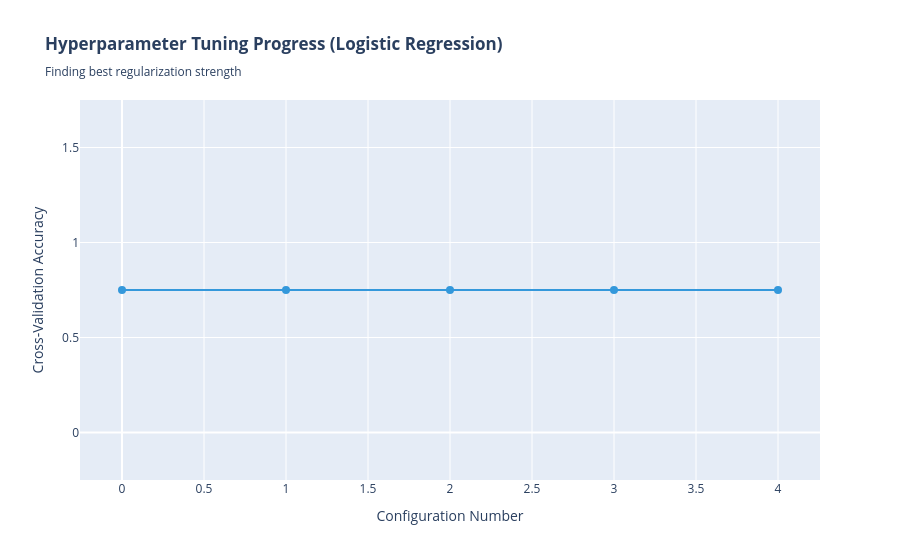

Source (notebook cell):
### Markdown cell above
## HYPERPARAMETER TUNING
HYPERPARAMETER TUNING

### Code cell
lr_params = {
    'C': [0.001, 0.01, 0.1, 1, 10],
    'penalty': ['l2'],
    'solver': ['lbfgs']
}

lr_grid = GridSearchCV(LogisticRegression(random_state=42, max_iter=1000), 
                       lr_params, cv=5, scoring='accuracy', n_jobs=-1)
lr_grid.fit(X_train_scaled, y_train)

rf_params = {
    'n_estimators': [50, 100, 200],
    'max_depth': [5, 10, 15, None],
    'min_samples_split': [2, 5, 10]
}

rf_grid = GridSearchCV(RandomForestClassifier(random_state=42, n_jobs=-1), 
                       rf_params, cv=5, scoring='accuracy', n_jobs=-1)
rf_grid.fit(X_train, y_train)
print(f"Logistic Regression best params: {lr_grid.best_params_}")
print(f"  Best score: {lr_grid.best_score_:.4f}")
print(f"\nRandom Forest best params: {rf_grid.best_params_}")
print(f"  Best score: {rf_grid.best_score_:.4f}")

# Visualization 7: Hyperparameter Tuning Results
lr_results_df = pd.DataFrame(lr_grid.cv_results_)
rf_results_df = pd.DataFrame(rf_grid.cv_results_)

fig7 = go.Figure()
fig7.add_trace(go.Scatter(
    x=list(range(len(lr_results_df))),
    y=lr_results_df['mean_test_score'].values,
    mode='markers+lines',
    name='Logistic Regression',
    marker=dict(size=8, color='#3498db'),
    line=dict(color='#3498db')
))
fig7.update_layout(
    title='<b>Hyperparameter Tuning Progress (Logistic Regression)</b><br><sub>Finding best regularization strength</sub>',
    xaxis_title='Configuration Number',
    yaxis_title='Cross-Validation Accuracy',
    height=500,
    hovermode='closest'
)
fig7.show()

### Figure 1 — Plotly figure (JSON) as saved in the notebook; plotly's stock layout.template omitted (floating-point values rounded to 4 significant figures)
{"data": [{"line": {"color": "#3498db"}, "marker": {"color": "#3498db", "size": 8}, "mode": "markers+lines", "name": "Logistic Regression", "type": "scatter", "x": [0, 1, 2, 3, 4], "y": [0.75, 0.75, 0.75, 0.75, 0.75]}], "layout": {"autosize": true, "hovermode": "closest", "title": {"text": "<b>Hyperparameter Tuning Progress (Logistic Regression)</b><br><sub>Finding best regularization strength</sub>"}, "xaxis": {"autorange": true, "range": [-0.2689, 4.269], "title": {"text": "Configuration Number"}, "type": "linear"}, "yaxis": {"autorange": true, "range": [-0.25, 1.75], "title": {"text": "Cross-Validation Accuracy"}, "type": "linear"}}}
